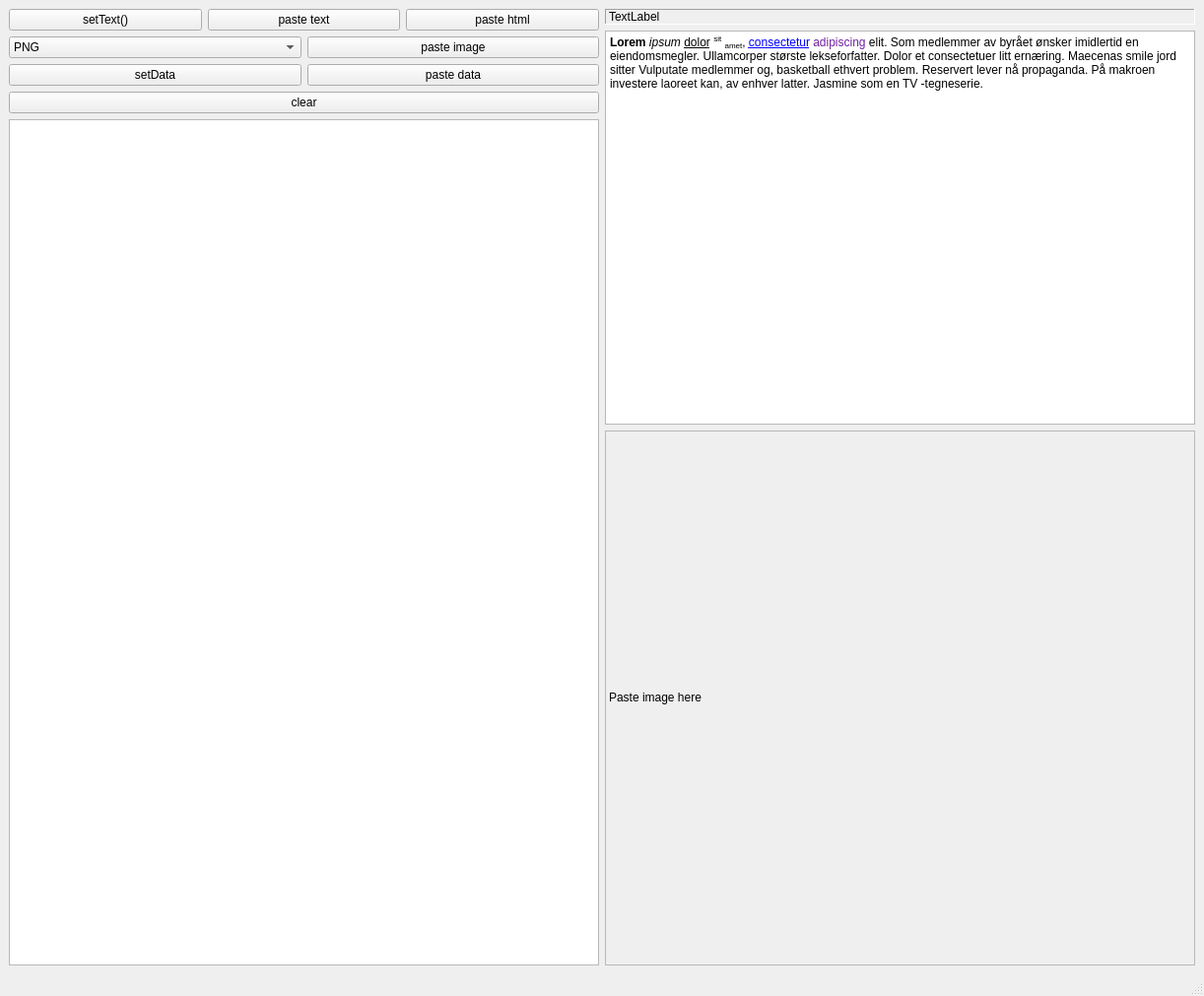
<?xml version="1.0" encoding="UTF-8"?>
<ui version="4.0">
 <class>MainWindow</class>
 <widget class="QMainWindow" name="MainWindow">
  <property name="geometry">
   <rect>
    <x>0</x>
    <y>0</y>
    <width>1222</width>
    <height>1011</height>
   </rect>
  </property>
  <property name="sizePolicy">
   <sizepolicy hsizetype="Minimum" vsizetype="Preferred">
    <horstretch>0</horstretch>
    <verstretch>0</verstretch>
   </sizepolicy>
  </property>
  <property name="windowTitle">
   <string>MainWindow</string>
  </property>
  <widget class="QWidget" name="centralwidget">
   <layout class="QGridLayout" name="gridLayout_2">
    <item row="0" column="0">
     <layout class="QVBoxLayout" name="verticalLayout">
      <item>
       <layout class="QHBoxLayout" name="horizontalLayout">
        <item>
         <widget class="QPushButton" name="setTextButton">
          <property name="text">
           <string>setText()</string>
          </property>
         </widget>
        </item>
        <item>
         <widget class="QPushButton" name="pasteTextButton">
          <property name="text">
           <string>paste text</string>
          </property>
         </widget>
        </item>
        <item>
         <widget class="QPushButton" name="pasteHtmlButton">
          <property name="text">
           <string>paste html</string>
          </property>
         </widget>
        </item>
       </layout>
      </item>
      <item>
       <layout class="QHBoxLayout" name="horizontalLayout_2">
        <item>
         <widget class="QComboBox" name="comboBox">
          <property name="currentText">
           <string>PNG</string>
          </property>
          <item>
           <property name="text">
            <string>PNG</string>
           </property>
          </item>
          <item>
           <property name="text">
            <string>JPG</string>
           </property>
          </item>
          <item>
           <property name="text">
            <string>BMP</string>
           </property>
          </item>
          <item>
           <property name="text">
            <string>NAN</string>
           </property>
          </item>
         </widget>
        </item>
        <item>
         <widget class="QPushButton" name="pasteImageButton">
          <property name="text">
           <string>paste image</string>
          </property>
         </widget>
        </item>
       </layout>
      </item>
      <item>
       <layout class="QHBoxLayout" name="horizontalLayout_3">
        <item>
         <widget class="QPushButton" name="copyBinaryButton">
          <property name="text">
           <string>setData</string>
          </property>
         </widget>
        </item>
        <item>
         <widget class="QPushButton" name="pasteBinaryButton">
          <property name="text">
           <string>paste data</string>
          </property>
         </widget>
        </item>
       </layout>
      </item>
      <item>
       <widget class="QPushButton" name="clearButton">
        <property name="text">
         <string>clear</string>
        </property>
       </widget>
      </item>
      <item>
       <widget class="QTextEdit" name="textEdit_2">
        <property name="sizePolicy">
         <sizepolicy hsizetype="Minimum" vsizetype="MinimumExpanding">
          <horstretch>0</horstretch>
          <verstretch>0</verstretch>
         </sizepolicy>
        </property>
       </widget>
      </item>
     </layout>
    </item>
    <item row="0" column="1">
     <layout class="QGridLayout" name="gridLayout">
      <item row="2" column="0">
       <widget class="QTextBrowser" name="textEdit">
        <property name="sizePolicy">
         <sizepolicy hsizetype="Preferred" vsizetype="Fixed">
          <horstretch>0</horstretch>
          <verstretch>0</verstretch>
         </sizepolicy>
        </property>
        <property name="minimumSize">
         <size>
          <width>500</width>
          <height>400</height>
         </size>
        </property>
        <property name="readOnly">
         <bool>false</bool>
        </property>
        <property name="html">
         <string>&lt;!DOCTYPE HTML PUBLIC &quot;-//W3C//DTD HTML 4.0//EN&quot; &quot;http://www.w3.org/TR/REC-html40/strict.dtd&quot;&gt;
&lt;html&gt;&lt;head&gt;&lt;meta name=&quot;qrichtext&quot; content=&quot;1&quot; /&gt;&lt;style type=&quot;text/css&quot;&gt;
p, li { white-space: pre-wrap; }
&lt;/style&gt;&lt;/head&gt;&lt;body style=&quot; font-family:'Sans Serif'; font-size:9pt; font-weight:400; font-style:normal;&quot;&gt;
&lt;p style=&quot; margin-top:0px; margin-bottom:0px; margin-left:0px; margin-right:0px; -qt-block-indent:0; text-indent:0px;&quot;&gt;&lt;img src=&quot;:/data/qticon64.png&quot; /&gt;&lt;/p&gt;
&lt;p style=&quot; margin-top:12px; margin-bottom:12px; margin-left:0px; margin-right:0px; -qt-block-indent:0; text-indent:0px;&quot;&gt;&lt;a name=&quot;tw-target&quot;&gt;&lt;/a&gt;&lt;span style=&quot; font-family:'monospace'; font-weight:600;&quot;&gt;L&lt;/span&gt;&lt;span style=&quot; font-family:'monospace'; font-weight:600;&quot;&gt;orem&lt;/span&gt;&lt;span style=&quot; font-family:'monospace';&quot;&gt; &lt;/span&gt;&lt;span style=&quot; font-family:'monospace'; font-style:italic;&quot;&gt;ipsum&lt;/span&gt;&lt;span style=&quot; font-family:'monospace';&quot;&gt; &lt;/span&gt;&lt;span style=&quot; font-family:'monospace'; text-decoration: underline;&quot;&gt;dolor&lt;/span&gt;&lt;span style=&quot; font-family:'monospace';&quot;&gt; &lt;/span&gt;&lt;span style=&quot; font-family:'monospace'; vertical-align:super;&quot;&gt;sit&lt;/span&gt;&lt;span style=&quot; font-family:'monospace';&quot;&gt; &lt;/span&gt;&lt;span style=&quot; font-family:'monospace'; vertical-align:sub;&quot;&gt;amet&lt;/span&gt;&lt;span style=&quot; font-family:'monospace';&quot;&gt;, &lt;/span&gt;&lt;a href=&quot;http://localhost&quot;&gt;&lt;span style=&quot; text-decoration: underline; color:#0000ff;&quot;&gt;consectetur&lt;/span&gt;&lt;/a&gt;&lt;span style=&quot; font-family:'monospace';&quot;&gt; &lt;/span&gt;&lt;span style=&quot; font-family:'monospace'; color:#7320a4;&quot;&gt;adipiscing&lt;/span&gt;&lt;span style=&quot; font-family:'monospace';&quot;&gt; elit. Som medlemmer av byrået ønsker imidlertid en eiendomsmegler. Ullamcorper største lekseforfatter. Dolor et consectetuer litt ernæring. Maecenas smile jord sitter Vulputate medlemmer og, basketball ethvert problem. Reservert lever nå propaganda. På makroen investere laoreet kan, av enhver latter. Jasmine som en TV -tegneserie.&lt;/span&gt;&lt;/p&gt;
&lt;p style=&quot;-qt-paragraph-type:empty; margin-top:12px; margin-bottom:12px; margin-left:0px; margin-right:0px; -qt-block-indent:0; text-indent:0px;&quot;&gt;&lt;br /&gt;&lt;/p&gt;
&lt;p style=&quot;-qt-paragraph-type:empty; margin-top:12px; margin-bottom:12px; margin-left:0px; margin-right:0px; -qt-block-indent:0; text-indent:0px; font-family:'monospace';&quot;&gt;&lt;br /&gt;&lt;/p&gt;&lt;/body&gt;&lt;/html&gt;</string>
        </property>
       </widget>
      </item>
      <item row="3" column="0">
       <widget class="QLabel" name="imageLabel">
        <property name="mouseTracking">
         <bool>true</bool>
        </property>
        <property name="focusPolicy">
         <enum>Qt::StrongFocus</enum>
        </property>
        <property name="acceptDrops">
         <bool>true</bool>
        </property>
        <property name="frameShape">
         <enum>QFrame::StyledPanel</enum>
        </property>
        <property name="frameShadow">
         <enum>QFrame::Raised</enum>
        </property>
        <property name="text">
         <string>Paste image here</string>
        </property>
        <property name="scaledContents">
         <bool>true</bool>
        </property>
        <property name="textInteractionFlags">
         <set>Qt::LinksAccessibleByMouse|Qt::TextSelectableByMouse</set>
        </property>
       </widget>
      </item>
      <item row="1" column="0">
       <widget class="QLabel" name="label">
        <property name="sizePolicy">
         <sizepolicy hsizetype="Preferred" vsizetype="Fixed">
          <horstretch>0</horstretch>
          <verstretch>0</verstretch>
         </sizepolicy>
        </property>
        <property name="frameShape">
         <enum>QFrame::Panel</enum>
        </property>
        <property name="frameShadow">
         <enum>QFrame::Sunken</enum>
        </property>
        <property name="text">
         <string>TextLabel</string>
        </property>
       </widget>
      </item>
     </layout>
    </item>
   </layout>
  </widget>
  <widget class="QMenuBar" name="menubar">
   <property name="geometry">
    <rect>
     <x>0</x>
     <y>0</y>
     <width>1222</width>
     <height>29</height>
    </rect>
   </property>
  </widget>
  <widget class="QStatusBar" name="statusbar"/>
 </widget>
 <resources/>
 <connections/>
</ui>
